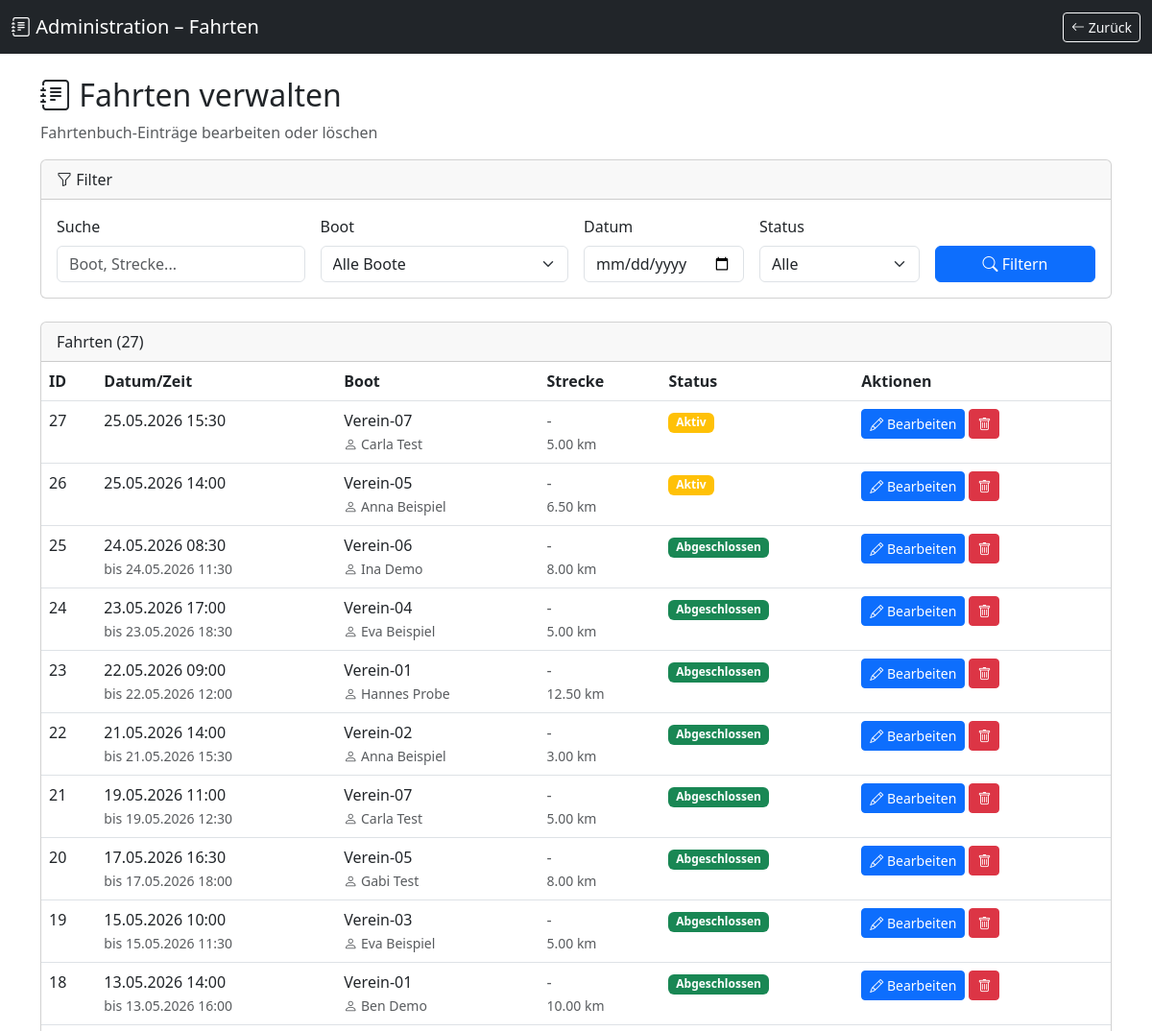
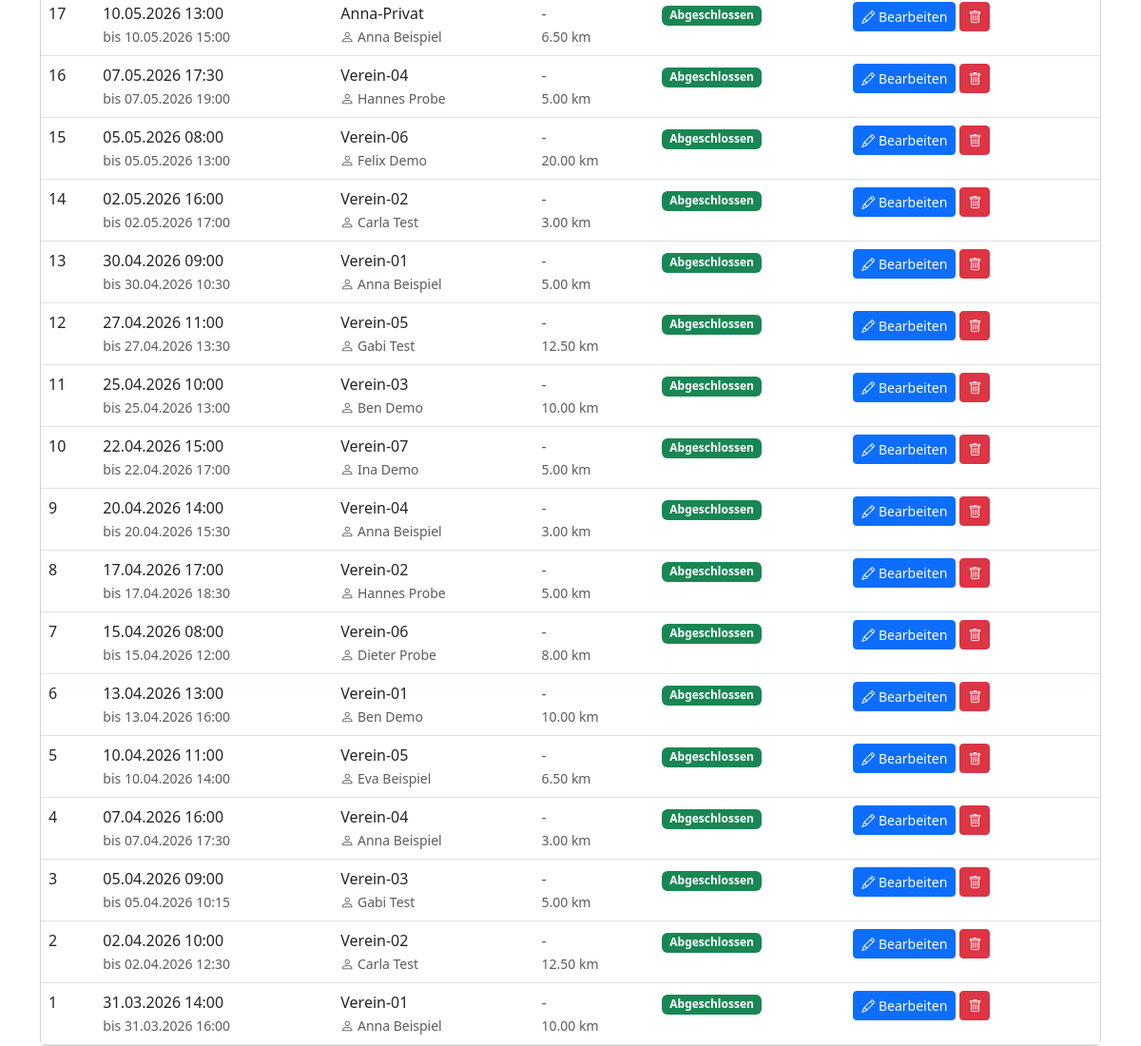
The app's page /admin/trips.php (signed in) with its own data (2 pictures, top to bottom).
### tables this page shows
CREATE TABLE IF NOT EXISTS trips (
    id INT AUTO_INCREMENT PRIMARY KEY,
    boat_id INT NULL COMMENT 'Boot aus Dropdown (ID)',
    boat_name VARCHAR(255) NULL COMMENT 'Boot freie Eingabe (Name)',
    start_date DATE NOT NULL,
    start_time TIME NOT NULL,
    end_date DATE,
    end_time TIME,
    route_id INT NULL COMMENT 'Strecke aus Dropdown',
    route_custom VARCHAR(255) NULL COMMENT 'Freie Streckeneingabe',
    distance DECIMAL(10, 2) NULL COMMENT 'Entfernung in Kilometern',
    session_type ENUM('Normal', 'Tour', 'Wanderfahrt', 'Regatta', 'Trainingslager', 'Schulung') DEFAULT 'Normal' COMMENT 'Fahrtart',
    session_group_id INT NULL COMMENT 'Zugehörigkeit zu Session-Gruppe (Wanderfahrt etc.)',
    trip_group_id INT NULL COMMENT 'Zugehörigkeit zu Fahrtengruppe (gemeinsame Ausfahrt)',
    comments TEXT COMMENT 'Bemerkungen zur Fahrt',
    is_completed BOOLEAN DEFAULT FALSE,
    is_overdue BOOLEAN DEFAULT FALSE COMMENT 'End-Zeit überschritten',
    is_backlog BOOLEAN DEFAULT FALSE COMMENT 'Nachtrag',
    created_at TIMESTAMP DEFAULT CURRENT_TIMESTAMP,
    updated_at TIMESTAMP DEFAULT CURRENT_TIMESTAMP ON UPDATE CURRENT_TIMESTAMP,
    FOREIGN KEY (boat_id) REFERENCES boats(id) ON DELETE SET NULL,
    FOREIGN KEY (route_id) REFERENCES routes(id) ON DELETE SET NULL,
    FOREIGN KEY (session_group_id) REFERENCES session_groups(id) ON DELETE SET NULL,
    FOREIGN KEY (trip_group_id) REFERENCES trip_groups(id) ON DELETE SET NULL,
    INDEX idx_boat (boat_id),
    INDEX idx_boat_name (boat_name),
    INDEX idx_dates (start_date, end_date),
    INDEX idx_completed (is_completed),
    INDEX idx_session_type (session_type),
    INDEX idx_session_group (session_group_id),
    INDEX idx_trip_group (trip_group_id)
);

### includes/functions.php (called while the page is built, shortened)
<?php
function e($string) {
    return htmlspecialchars($string ?? '', ENT_QUOTES, 'UTF-8');
}

### admin/trips.php (the view, shortened to what this page needs)
<?php
require_once __DIR__ . '/../includes/functions.php';
$db = Database::getInstance()->getConnection();
$search = $_GET['search'] ?? '';
$filterDate = $_GET['date'] ?? '';
$query = "
    SELECT
        t.*,
        COALESCE(b.boat_name, t.boat_name) as display_boat_name,
        b.boat_type,
        DATE_FORMAT(t.start_date, '%d.%m.%Y') as start_date_formatted,
        TIME_FORMAT(t.start_time, '%H:%i') as start_time_formatted,
        DATE_FORMAT(t.end_date, '%d.%m.%Y') as end_date_formatted,
        TIME_FORMAT(t.end_time, '%H:%i') as end_time_formatted,
        COALESCE(
            CONCAT(m1.first_name, ' ', m1.last_name),
            tc1.member_name
        ) as first_driver
    FROM trips t
    LEFT JOIN boats b ON t.boat_id = b.id
    LEFT JOIN trip_crew tc1 ON tc1.trip_id = t.id AND tc1.seat_position = 1
    LEFT JOIN members m1 ON m1.id = tc1.member_id
    WHERE 1=1
";
$params = [];
$query .= " ORDER BY t.start_date DESC, t.start_time DESC LIMIT 100";
$stmt = $db->prepare($query);
$stmt->execute($params);
$trips = $stmt->fetchAll();
?>
<!DOCTYPE html>
<html lang="de">
<head>
    <link href="https://cdn.jsdelivr.net/npm/bootstrap@5.3.0/dist/css/bootstrap.min.css" rel="stylesheet">
    <link rel="stylesheet" href="https://cdn.jsdelivr.net/npm/bootstrap-icons@1.11.0/font/bootstrap-icons.css">
</head>
<body>
    <nav class="navbar navbar-dark bg-dark">
        <div class="container-fluid">
            <a class="navbar-brand" href="/admin/">
                <i class="bi bi-journal-text"></i> Administration – Fahrten
            </a>
            <a href="/admin/" class="btn btn-outline-light btn-sm"><i class="bi bi-arrow-left"></i> Zurück</a>
        </div>
    </nav>
    <div class="container mt-4">
        <h2><i class="bi bi-journal-text"></i> Fahrten verwalten</h2>
        <p class="text-muted">Fahrtenbuch-Einträge bearbeiten oder löschen</p>
        <div class="card mb-4">
            <div class="card-header">
                <i class="bi bi-funnel"></i> Filter
            </div>
            <div class="card-body">
                <form method="GET" class="row g-3">
                    <div class="col-md-3">
                        <label class="form-label">Suche</label>
                        <input type="text" name="search" class="form-control" placeholder="Boot, Strecke..." value="<?= e($search) ?>">
                    </div>
                    <div class="col-md-3">
                        <label class="form-label">Boot</label>
                        <select name="boat" class="form-select">
                            <option value="">Alle Boote</option>
                        </select>
                    </div>
                    <div class="col-md-2">
                        <label class="form-label">Datum</label>
                        <input type="date" name="date" class="form-control" value="<?= e($filterDate) ?>">
                    </div>
                    <div class="col-md-2">
                        <label class="form-label">Status</label>
                        <select name="completed" class="form-select">
                            <option value="">Alle</option>
                        </select>
                    </div>
                    <div class="col-md-2 d-flex align-items-end">
                        <button type="submit" class="btn btn-primary w-100">
                            <i class="bi bi-search"></i> Filtern
                        </button>
                    </div>
                </form>
            </div>
        </div>
        <div class="card">
            <div class="card-header">
                Fahrten (<?= count($trips) ?>)
            </div>
            <div class="card-body p-0">
                <?php if (empty($trips)): ?>
                    <div class="alert alert-info m-3">
                        <i class="bi bi-info-circle"></i> Keine Fahrten gefunden.
                    </div>
                <?php else: ?>
                    <div class="table-responsive">
                        <table class="table table-hover mb-0">
                            <thead>
                                <tr>
                                    <th>ID</th>
                                    <th>Datum/Zeit</th>
                                    <th>Boot</th>
                                    <th>Strecke</th>
                                    <th>Status</th>
                                    <th>Aktionen</th>
                                </tr>
                            </thead>
                            <tbody>
                                <?php foreach ($trips as $trip): ?>
                                    <tr class="trip-row">
                                        <td><?= $trip['id'] ?></td>
                                        <td>
                                            <?= $trip['start_date_formatted'] ?> <?= $trip['start_time_formatted'] ?>
                                            <?php if ($trip['end_date']): ?>
                                                <br><small class="text-muted">bis <?= $trip['end_date_formatted'] ?> <?= $trip['end_time_formatted'] ?></small>
                                            <?php endif; ?>
                                        </td>
                                        <td>
                                            <?= e($trip['display_boat_name']) ?>
                                            <?php if ($trip['first_driver']): ?>
                                                <br><small class="text-muted"><i class="bi bi-person"></i> <?= e($trip['first_driver']) ?></small>
                                            <?php endif; ?>
                                        </td>
                                        <td>
                                            <?php if ($trip['route_custom']): ?>
                                                <?= e($trip['route_custom']) ?>
                                            <?php else: ?>
                                                <span class="text-muted">-</span>
                                            <?php endif; ?>
                                            <?php if ($trip['distance']): ?>
                                                <br><small class="text-muted"><?= $trip['distance'] ?> km</small>
                                            <?php endif; ?>
                                        </td>
                                        <td>
                                            <?php if ($trip['is_completed']): ?>
                                                <span class="badge bg-success">Abgeschlossen</span>
                                            <?php else: ?>
                                                <span class="badge bg-warning">Aktiv</span>
                                            <?php endif; ?>
                                        </td>
                                        <td>
                                            <button class="btn btn-sm btn-primary" onclick="editTrip(<?= $trip['id'] ?>)">
                                                <i class="bi bi-pencil"></i> Bearbeiten
                                            </button>
                                            <button class="btn btn-sm btn-danger" onclick="deleteTrip(<?= $trip['id'] ?>)">
                                                <i class="bi bi-trash"></i>
                                            </button>
                                        </td>
                                    </tr>
                                <?php endforeach; ?>
                            </tbody>
                        </table>
                    </div>
                <?php endif; ?>
            </div>
        </div>
    </div>
</body>
</html>

### records on screen
trips: id "27", start_date_formatted "25.05.2026", start_time_formatted "15:30", display_boat_name "Verein-07", first_driver "Carla Test", distance "5.00", is_completed "Aktiv"
trips: id "26", start_date_formatted "25.05.2026", start_time_formatted "14:00", display_boat_name "Verein-05", first_driver "Anna Beispiel", distance "6.50", is_completed "Aktiv"
trips: id "25", start_date_formatted "24.05.2026", start_time_formatted "08:30", end_date_formatted "24.05.2026", end_time_formatted "11:30", display_boat_name "Verein-06", first_driver "Ina Demo", distance "8.00", is_completed "Abgeschlossen"
trips: id "24", start_date_formatted "23.05.2026", start_time_formatted "17:00", end_date_formatted "23.05.2026", end_time_formatted "18:30", display_boat_name "Verein-04", first_driver "Eva Beispiel", distance "5.00", is_completed "Abgeschlossen"
trips: id "23", start_date_formatted "22.05.2026", start_time_formatted "09:00", end_date_formatted "22.05.2026", end_time_formatted "12:00", display_boat_name "Verein-01", first_driver "Hannes Probe", distance "12.50", is_completed "Abgeschlossen"
trips: id "22", start_date_formatted "21.05.2026", start_time_formatted "14:00", end_date_formatted "21.05.2026", end_time_formatted "15:30", display_boat_name "Verein-02", first_driver "Anna Beispiel", distance "3.00", is_completed "Abgeschlossen"
trips: id "21", start_date_formatted "19.05.2026", start_time_formatted "11:00", end_date_formatted "19.05.2026", end_time_formatted "12:30", display_boat_name "Verein-07", first_driver "Carla Test", distance "5.00", is_completed "Abgeschlossen"
trips: id "20", start_date_formatted "17.05.2026", start_time_formatted "16:30", end_date_formatted "17.05.2026", end_time_formatted "18:00", display_boat_name "Verein-05", first_driver "Gabi Test", distance "8.00", is_completed "Abgeschlossen"
trips: id "19", start_date_formatted "15.05.2026", start_time_formatted "10:00", end_date_formatted "15.05.2026", end_time_formatted "11:30", display_boat_name "Verein-03", first_driver "Eva Beispiel", distance "5.00", is_completed "Abgeschlossen"
trips: id "18", start_date_formatted "13.05.2026", start_time_formatted "14:00", end_date_formatted "13.05.2026", end_time_formatted "16:00", display_boat_name "Verein-01", first_driver "Ben Demo", distance "10.00", is_completed "Abgeschlossen"
trips: id "17", start_date_formatted "10.05.2026", start_time_formatted "13:00", end_date_formatted "10.05.2026", end_time_formatted "15:00", display_boat_name "Anna-Privat", first_driver "Anna Beispiel", distance "6.50", is_completed "Abgeschlossen"
trips: id "16", start_date_formatted "07.05.2026", start_time_formatted "17:30", end_date_formatted "07.05.2026", end_time_formatted "19:00", display_boat_name "Verein-04", first_driver "Hannes Probe", distance "5.00", is_completed "Abgeschlossen"
trips: id "15", start_date_formatted "05.05.2026", start_time_formatted "08:00", end_date_formatted "05.05.2026", end_time_formatted "13:00", display_boat_name "Verein-06", first_driver "Felix Demo", distance "20.00", is_completed "Abgeschlossen"
trips: id "14", start_date_formatted "02.05.2026", start_time_formatted "16:00", end_date_formatted "02.05.2026", end_time_formatted "17:00", display_boat_name "Verein-02", first_driver "Carla Test", distance "3.00", is_completed "Abgeschlossen"
trips: id "13", start_date_formatted "30.04.2026", start_time_formatted "09:00", end_date_formatted "30.04.2026", end_time_formatted "10:30", display_boat_name "Verein-01", first_driver "Anna Beispiel", distance "5.00", is_completed "Abgeschlossen"
trips: id "12", start_date_formatted "27.04.2026", start_time_formatted "11:00", end_date_formatted "27.04.2026", end_time_formatted "13:30", display_boat_name "Verein-05", first_driver "Gabi Test", distance "12.50", is_completed "Abgeschlossen"
trips: id "11", start_date_formatted "25.04.2026", start_time_formatted "10:00", end_date_formatted "25.04.2026", end_time_formatted "13:00", display_boat_name "Verein-03", first_driver "Ben Demo", distance "10.00", is_completed "Abgeschlossen"
trips: id "10", start_date_formatted "22.04.2026", start_time_formatted "15:00", end_date_formatted "22.04.2026", end_time_formatted "17:00", display_boat_name "Verein-07", first_driver "Ina Demo", distance "5.00", is_completed "Abgeschlossen"
trips: id "9", start_date_formatted "20.04.2026", start_time_formatted "14:00", end_date_formatted "20.04.2026", end_time_formatted "15:30", display_boat_name "Verein-04", first_driver "Anna Beispiel", distance "3.00", is_completed "Abgeschlossen"
trips: id "8", start_date_formatted "17.04.2026", start_time_formatted "17:00", end_date_formatted "17.04.2026", end_time_formatted "18:30", display_boat_name "Verein-02", first_driver "Hannes Probe", distance "5.00", is_completed "Abgeschlossen"
trips: id "7", start_date_formatted "15.04.2026", start_time_formatted "08:00", end_date_formatted "15.04.2026", end_time_formatted "12:00", display_boat_name "Verein-06", first_driver "Dieter Probe", distance "8.00", is_completed "Abgeschlossen"
trips: id "6", start_date_formatted "13.04.2026", start_time_formatted "13:00", end_date_formatted "13.04.2026", end_time_formatted "16:00", display_boat_name "Verein-01", first_driver "Ben Demo", distance "10.00", is_completed "Abgeschlossen"
trips: id "5", start_date_formatted "10.04.2026", start_time_formatted "11:00", end_date_formatted "10.04.2026", end_time_formatted "14:00", display_boat_name "Verein-05", first_driver "Eva Beispiel", distance "6.50", is_completed "Abgeschlossen"
trips: id "4", start_date_formatted "07.04.2026", start_time_formatted "16:00", end_date_formatted "07.04.2026", end_time_formatted "17:30", display_boat_name "Verein-04", first_driver "Anna Beispiel", distance "3.00", is_completed "Abgeschlossen"
trips: id "3", start_date_formatted "05.04.2026", start_time_formatted "09:00", end_date_formatted "05.04.2026", end_time_formatted "10:15", display_boat_name "Verein-03", first_driver "Gabi Test", distance "5.00", is_completed "Abgeschlossen"
trips: id "2", start_date_formatted "02.04.2026", start_time_formatted "10:00", end_date_formatted "02.04.2026", end_time_formatted "12:30", display_boat_name "Verein-02", first_driver "Carla Test", distance "12.50", is_completed "Abgeschlossen"
trips: id "1", start_date_formatted "31.03.2026", start_time_formatted "14:00", end_date_formatted "31.03.2026", end_time_formatted "16:00", display_boat_name "Verein-01", first_driver "Anna Beispiel", distance "10.00", is_completed "Abgeschlossen"

### other values on screen
count($trips) "27"
